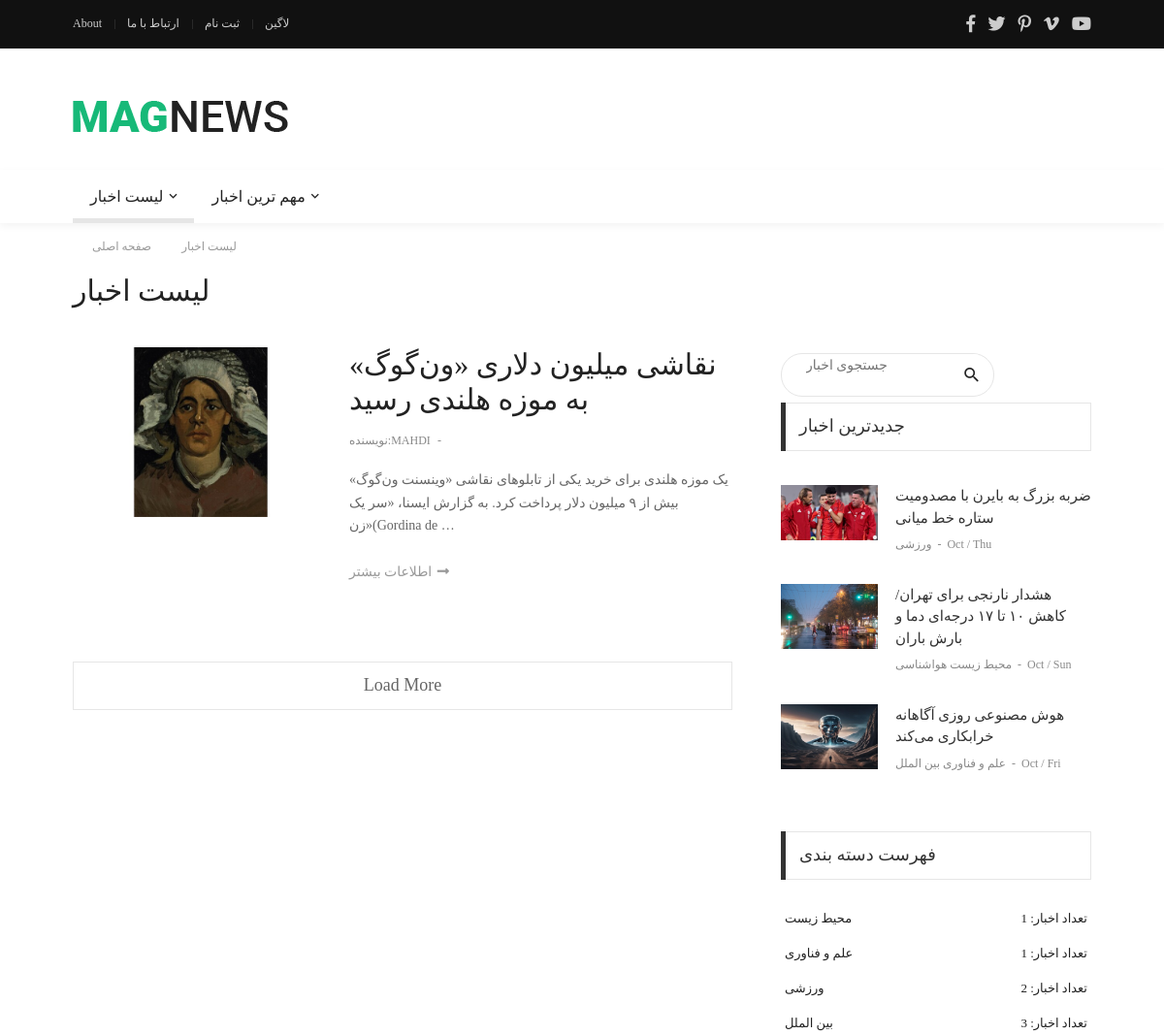
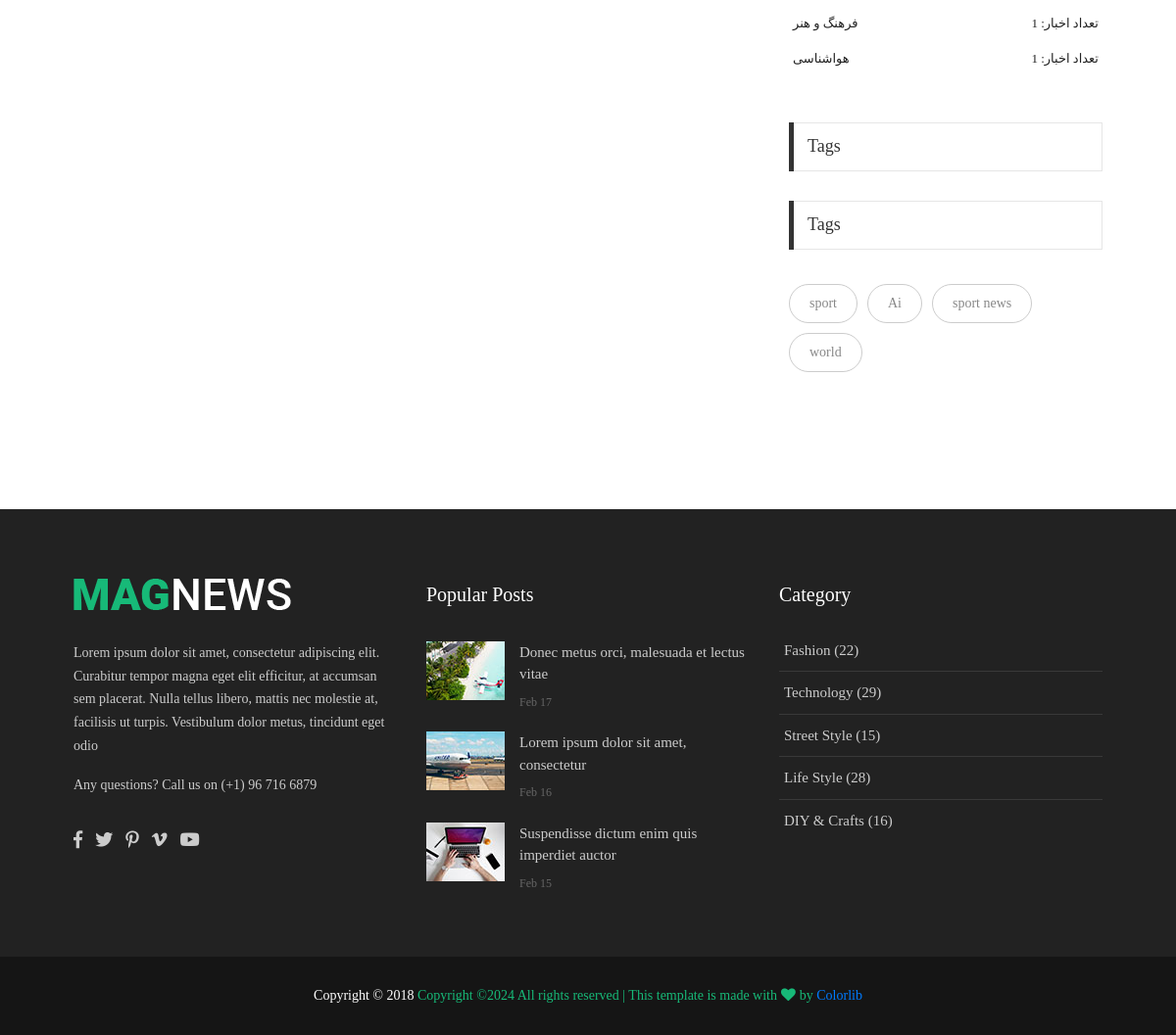
Screenshot of /blog/category/فرهنگ و هنر/ with the database file from the repository (2 pictures, top to bottom).
### blog/models.py (models this page shows, shortened)
class Post(models.Model):
    title=models.CharField(max_length=255)
    description=models.TextField()
    author=models.ForeignKey(User,on_delete=models.CASCADE,null=True)
    active=models.BooleanField(default=False)
    created_time=models.DateTimeField(auto_now_add=True)
    updated_time=models.DateTimeField(auto_now=True)
    image=models.ImageField(upload_to='blog/images/',default='blog/images/rein.jpg')
    category=models.ManyToManyField('Category')
    breif_description=models.CharField(max_length=255,null=True,blank=True)
    tags=TaggableManager()
    class Meta:
        ordering = ['-created_time']

class Category(models.Model):
    title = models.CharField(max_length=255)
    def __str__(self):
        return self.title

### blog/views.py (the view)
# urls.py: path('',views.blog,name='blog'),
def blog(request,**kwargs):
    posts=Post.objects.filter(active=1)
    if kwargs.get('cat'):
        posts=posts.filter(category__title=kwargs['cat'])
    if kwargs.get('author'):
        posts=posts.filter(author__username=kwargs['author'])
    if search :=request.GET.get('search'):
        posts=posts.filter(Q(title__icontains=search)| Q(description__icontains=search))
    context = {'posts': posts}
    return render(request, 'blog/blog.html',context)

### blog/templatetags/blog_tags.py (called while the page is built)
@register.inclusion_tag('blog/includes/blog-recent.html')
def recent_news():
    posts=Post.objects.filter(active=1).order_by('-created_time')[:3]
    return {'posts': posts}

@register.filter
def jalali_date(value):
    return JalaliDate(value).strftime("%Y/%m/%d")

@register.inclusion_tag('blog/includes/blog-categories.html')
def category():
    categories =Category.objects.all()
    posts=Post.objects.filter(active=1)
    categories_count={}
    for cat in categories:
        categories_count[cat]=posts.filter(category__title=cat).count()
    return{'categories_count': categories_count}

@register.inclusion_tag('blog/includes/blog-tags.html')
def news_tags():
    posts=Post.objects.filter(active=1)
    return {'posts':posts}

### templates/blog/blog.html (shortened to what this page needs)
{% extends 'base.html' %}
{% load static %}
{% load blog_tags %}
{% block content %}
  <div class="container">
    <div class="bg0 flex-wr-sb-c p-rl-20 p-tb-8">
      <div class="f2-s-1 p-r-30 m-tb-6">
        <a href="/" class="breadcrumb-item f1-s-3 cl9">
					صفحه اصلی
				</a>
        <a href="{% url 'blog:blog'%}" class="breadcrumb-item f1-s-3 cl9">
					لیست اخبار
				</a>
      </div>
    </div>
  </div>
  <div class="container p-t-4 p-b-40">
    <h2 class="f1-l-1 cl2">لیست اخبار</h2>
  </div>
  <section class="bg0 p-b-55">
    <div class="container">
      <div class="row justify-content-center">
        <div class="col-md-10 col-lg-8 p-b-80">
          <div class="p-r-10 p-r-0-sr991">
            <div class="m-t--40 p-b-40">
              {% for post in posts %}
                <div class="flex-wr-sb-s p-t-40 p-b-15 how-bor2">
                  <a href="{% url 'blog:post_detail' num=post.id %}" class="size-w-8 wrap-pic-w hov1 trans-03 w-full-sr575 m-b-25">
                    <img src="{{post.image.url}}" alt="IMG" /></a>
                  <div class="size-w-9 w-full-sr575 m-b-25">
                    <h5 class="p-b-12">
                      <a href="{% url 'blog:post_detail' num=post.id %}" class="f1-l-1 cl2 hov-cl10 trans-03 respon2">{{post.title }}</a></h5>
                    <div class="cl8 p-b-18">
                      <a href="{% url 'blog:author' author=post.author %}" class="f1-s-4 cl8 hov-cl10 trans-03">نویسنده:{{post.author|upper}}</a>
                      <span class="f1-s-3 m-rl-3">-</span>
                    </div>
                    <p class="f1-s-1 cl6 p-b-24">{{post.description| truncatewords:25}}</p>
                    <a href="{% url 'blog:post_detail' num=post.id %}" class="f1-s-1 cl9 hov-cl10 trans-03">
                     اطلاعات بیشتر
                      <i class="m-l-2 fa fa-long-arrow-alt-right"></i>
                    </a>
                  </div>
                </div>
              {% endfor %}
            </div>
            <a href="#" class="flex-c-c size-a-13 bo-all-1 bocl11 f1-m-6 cl6 hov-btn1 trans-03">Load More</a>
          </div>
        </div>
        <div class="col-md-10 col-lg-4 p-b-80">
          <div class="p-l-10 p-rl-0-sr991">
            {% include 'blog/includes/blog-search.html' %}
            {% recent_news %}
            {% category %}
            {% include 'blog/includes/blog-tags.html' %}
            {% news_tags %}
          </div>
        </div>
      </div>
    </div>
  </section>
{% endblock %}

### templates/blog/includes/blog-recent.html (shortened to what this page needs)
  <div class="p-b-30">
    <div class="how2 how2-cl4 flex-s-c">
      <h3 class="f1-m-2 cl3 tab01-title">جدیدترین اخبار</h3>
    </div>
    <ul class="p-t-35">
      {% for post in posts%}
      <li class="flex-wr-sb-s p-b-30">
        <a href="#" class="size-w-10 wrap-pic-w hov1 trans-03">
          <img src="{{post.image.url}}" alt="IMG">
        </a>
        <div class="size-w-11">
          <h6 class="p-b-4">
            <a href="{% url 'blog:post_detail' num=post.id %}" class="f1-s-5 cl3 hov-cl10 trans-03">
             {{post.title}}
            </a>
          </h6>
          <span class="cl8 txt-center p-b-24">
            {% for cat in post.category.all %}
            <a href="{% url 'blog:category' cat=cat.title %}" class="f1-s-6 cl8 hov-cl10 trans-03">
              {{cat.title}}
            </a>
            {% endfor %}
            <span class="f1-s-3 m-rl-3">
              -
            </span>
            <span class="f1-s-3">
              {{post.updated_time | date:" M / D"}}
            </span>
          </span>
        </div>
      </li>
      {%endfor%}
    </ul>
  </div>

### templates/blog/includes/blog-categories.html (shortened to what this page needs)
  <div class="p-b-37">
    <div class="how2 how2-cl4 flex-s-c">
      <h3 class="f1-m-2 cl3 tab01-title">
        فهرست دسته بندی
      </h3>
    </div>
    <ul class="p-t-32">
    {% for cat,num in categories_count.items %}
      <li class="p-rl-4 p-b-19">
        <a href="{% url 'blog:category' cat=cat.title %}" class="flex-wr-sb-c f1-s-10 text-uppercase cl2 hov-cl10 trans-03">
          <span>
         {{cat}}
          </span>
          <span>
            تعداد اخبار:
            {{num}}
          </span>
        </a>
      </li>
    {% endfor %}
    </ul>
  </div>

### templates/blog/includes/blog-tags.html
<div>
    <div class="how2 how2-cl4 flex-s-c m-b-30">
      <h3 class="f1-m-2 cl3 tab01-title">Tags</h3>
    </div>
    <div class="flex-wr-s-s m-rl--5">
    {% for post in posts %}
      {%for tag in post.tags.all %}
      <a href="#" class="flex-c-c size-h-2 bo-1-rad-20 bocl12 f1-s-1 cl8 hov-btn2 trans-03 p-rl-20 p-tb-5 m-all-5">
        {{tag.name}}
      </a>
      {%  endfor %}
    {% endfor %}
    </div>
  </div>

### staticfiles/css/main.css (style rules this page uses)
.container { max-width: 1080px; }
.tab01-title { padding-right: 25px; }
body { padding-right: 0px !important; }
.breadcrumb-item { display: -webkit-box; display: -webkit-flex; display: -moz-box; display: -ms-flexbox; display: flex; }
.breadcrumb-item+.breadcrumb-item::before { height: 100%; content: "\f105"; font-family: FontAwesome; font-size: 12px; padding-right: 10px; padding-left: 12px; color: #999; }
.bocl11 { border-color: #e6e6e6; }
.bocl12 { border-color: #ccc; }
.cl2 { color: #222; }
.cl3 { color: #333; }
.cl6 { color: #666; }
.cl8 { color: #888; }
.cl9 { color: #999; }
.f1-s-1 { font-family: Roboto-Regular; font-size: 14px; line-height: 1.7; }
.f1-s-3 { font-family: Roboto-Regular; font-size: 12px; line-height: 1.7; }
.f1-s-4 { font-family: Roboto-Bold; font-size: 12px; line-height: 1.7; }
.f1-s-5 { font-family: Roboto-Medium; font-size: 15px; line-height: 1.333333; }
.f1-s-6 { font-family: Roboto-Medium; font-size: 12px; line-height: 1.7; }
.f1-s-10 { font-family: Roboto-Bold; font-size: 13px; line-height: 1.3; }
.f2-s-1 { font-family: Lato-Regular; font-size: 14px; line-height: 1.7; }
.f1-m-2 { font-family: Roboto-Medium; font-size: 18px; line-height: 1.333333; }
.f1-m-6 { font-family: Roboto-Regular; font-size: 18px; line-height: 1.333333; }
.f1-l-1 { font-family: Roboto-Medium; font-size: 30px; line-height: 1.2; }
.size-a-13 { width: 100%; height: 50px; }
.size-w-8 { width: 260px; }
.size-w-9 { width: calc(100% - 285px); }
.size-w-10 { width: 100px; }
.size-w-11 { width: calc(100% - 118px); }
.size-h-2 { min-height: 40px; }
.bg0 { background-color: #fff; }
.how-bor2 { border-bottom: 1px solid #f0f0f0; }
.how-bor2:last-child { border: none; }
.how2 { height: 50px; border: 1px solid #e6e6e6; padding: 0 18px; position: relative; }
.how2::before { content: ""; display: block; position: absolute; width: 5px; height: calc(100% + 2px); top: -1px; left: -1px; }
.how2-cl4::before { background-color: #333; }
.wrap-pic-s, .wrap-pic-max-s, .wrap-pic-w, .wrap-pic-max-w, .wrap-pic-h, .wrap-pic-max-h { display: block; }
.wrap-pic-w > img { width: 100%; }

### rows the page displays
Post: image (picture), title "نقاشی میلیون دلاری «ون‌گوگ» به موزه هلندی رسید", author "MAHDI", description "یک موزه هلندی برای خرید یکی از تابلوهای نقاشی «وینسنت ون‌گوگ» بیش از ۹ میلیون دلار پرداخت کرد. به گزارش ایسنا، «سر یک زن»(Gordina de …"
Post: image (picture), title "ضربه بزرگ به بایرن با مصدومیت ستاره خط میانی", updated_time "Oct / Thu"
Category: title "ورزشی", num "2"
Post: image (picture), title "هشدار نارنجی برای تهران/ کاهش ۱۰ تا ۱۷ درجه‌ای دما و بارش باران", updated_time "Oct / Sun"
Category: title "محیط زیست", id "1"
Category: title "هواشناسی", num "1"
Post: image (picture), title "هوش مصنوعی روزی آگاهانه خرابکاری می‌کند", updated_time "Oct / Fri"
Category: title "علم و فناوری", num "1"
Category: title "بین الملل", num "3"
Category: title "فرهنگ و هنر", num "1"
Tag: name "sport"
Tag: name "Ai"
Tag: name "sport news"
Tag: name "world"
